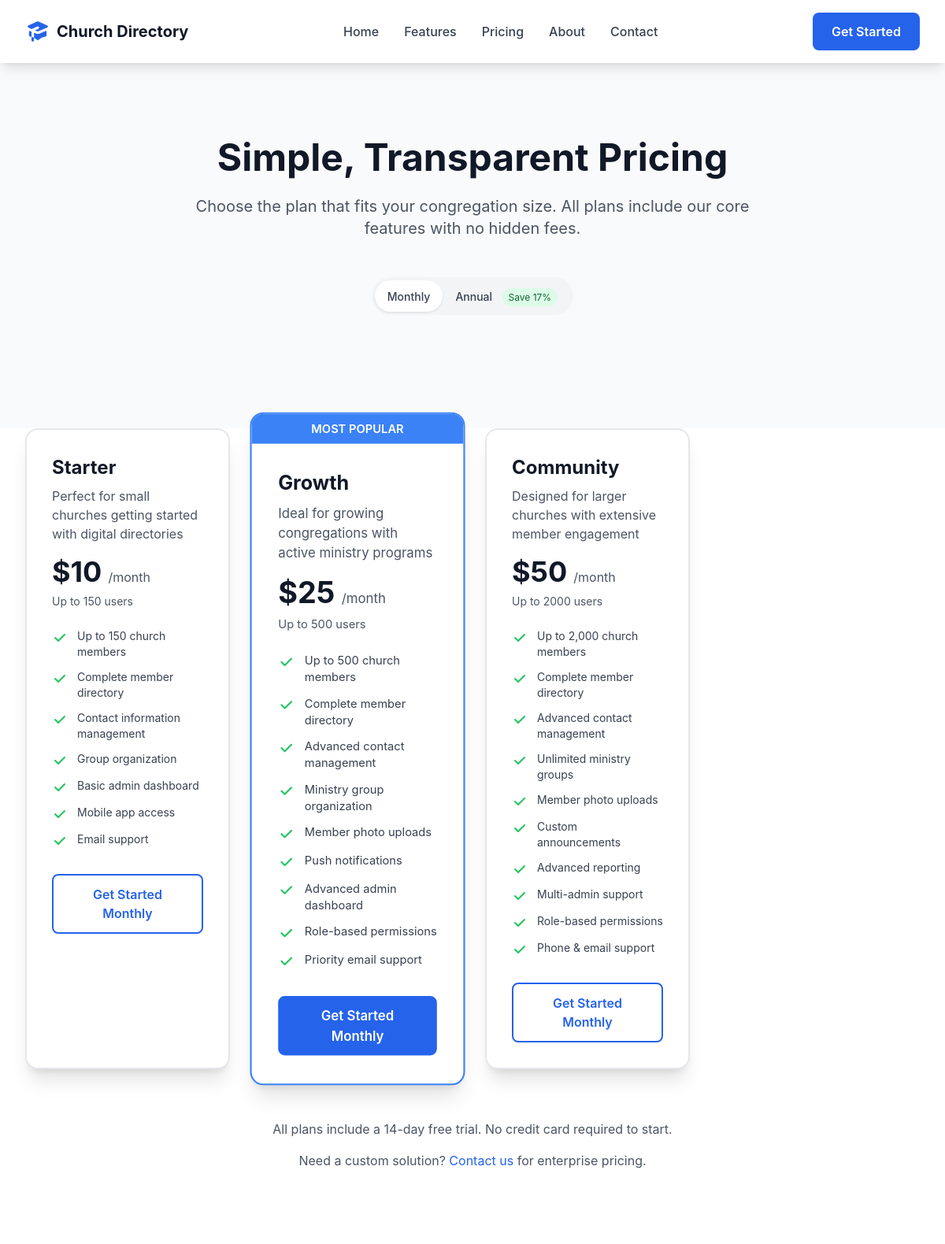
The page /directory/pricing/ (upper part) on the database as committed earlier.
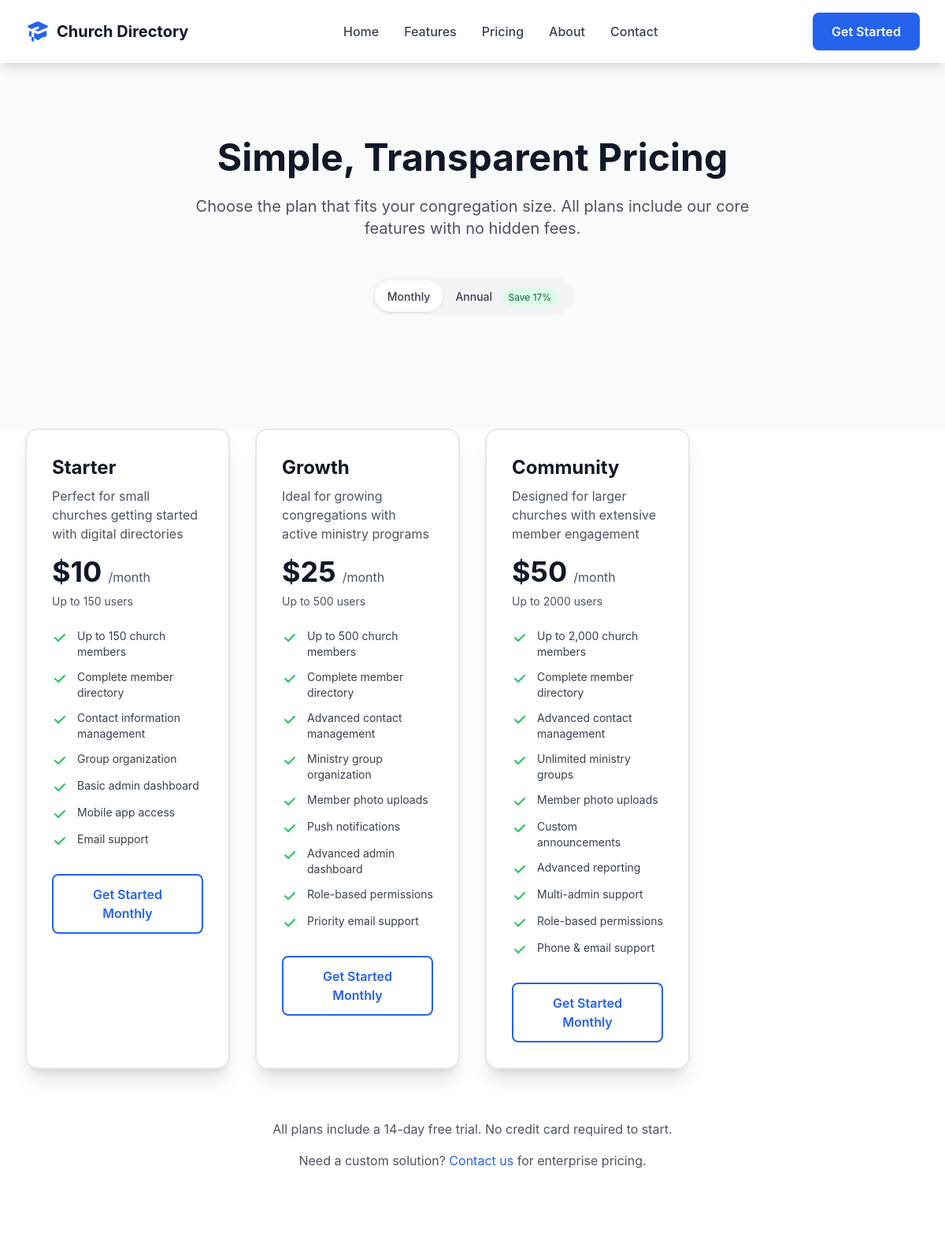
The same page on the database as committed later.
### church_directory/models.py (models this page shows, shortened)
class PricingTier(models.Model):
    name = models.CharField(max_length=100, help_text="e.g., 'Starter', 'Growth', 'Premium'")
    description = models.TextField(help_text="Brief description of the tier")
    max_users = models.PositiveIntegerField(
        help_text="Maximum number of users allowed (0 for unlimited)"
    )
    monthly_price = models.DecimalField(
        max_digits=10,
        decimal_places=2,
        help_text="Monthly subscription price in USD"
    )
    annual_price = models.DecimalField(
        max_digits=10,
        decimal_places=2,
        null=True,
        blank=True,
        help_text="Annual subscription price in USD (optional)"
    )
    features = models.JSONField(
        default=list,
        help_text="List of features included in this tier"
    )
    is_popular = models.BooleanField(
        default=False,
        help_text="Mark as popular choice (for highlighting in pricing table)"
    )
    is_active = models.BooleanField(default=True)
    sort_order = models.PositiveIntegerField(default=0)
    created_at = models.DateTimeField(auto_now_add=True)
    updated_at = models.DateTimeField(auto_now=True)
    class Meta:
        ordering = ['sort_order', 'monthly_price']
        verbose_name = "Pricing Tier"
        verbose_name_plural = "Pricing Tiers"
    @property
    def users_display(self):
        return f"Up to {self.max_users}" if self.max_users > 0 else "Unlimited"
    @property
    def annual_discount_percent(self):
        if self.annual_price and self.monthly_price:
            monthly_yearly = self.monthly_price * 12
            discount = ((monthly_yearly - self.annual_price) / monthly_yearly) * 100
            return round(discount)
        return 0

### church_directory/views.py (the view)
# urls.py: path('pricing/', views.pricing, name='pricing'),
def pricing(request):
    tiers = PricingTier.objects.filter(is_active=True)
    try:
        config = WebsiteConfig.objects.first()
    except WebsiteConfig.DoesNotExist:
        config = None
    context = {
        'tiers': tiers,
        'config': config,
        'page_title': 'Pricing - Church Directory',
    }
    return render(request, 'church_directory/pricing.html', context)

### website/context_processors.py (called while the page is built)
def site_config(request):
    try:
        config = SiteConfig.objects.first()
    except SiteConfig.DoesNotExist:
        config = None
    try:
        development_banner = DevelopmentBanner.objects.first()
    except DevelopmentBanner.DoesNotExist:
        development_banner = None
    navigation_items = NavigationItem.objects.filter(is_active=True).order_by('order')
    return {
        'site_config': config,
        'navigation_items': navigation_items,
        'development_banner': development_banner,
    }

### templates/church_directory/pricing.html (shortened to what the changed rows need)
{% extends 'church_directory/base.html' %}
{% load static %}
{% block content %}
<section class="bg-gray-50 section-padding">
    <div class="container-width text-center">
        <h1 class="text-4xl lg:text-5xl font-bold text-gray-900 mb-6">
            {{ church_config.pricing_headline }}
        </h1>
    </div>
</section>
<section class="pb-24">
    <div class="container-width">
        <div class="grid grid-cols-1 md:grid-cols-2 lg:grid-cols-4 gap-8">
            {% if church_featured_tiers %}
                {% for tier in church_featured_tiers %}
                    <div class="bg-white rounded-2xl shadow-xl border-2 {% if tier.is_popular %}border-blue-500 transform scale-105{% else %}border-gray-200{% endif %} relative overflow-hidden">
                        {% if tier.is_popular %}
                        <div class="bg-blue-500 text-white text-center py-2 text-sm font-semibold">MOST POPULAR</div>
                        {% endif %}
                        <div class="p-8">
                            <h3 class="text-2xl font-bold text-gray-900 mb-2">{{ tier.name }}</h3>
                            <p class="text-gray-600 mb-6 h-16">{{ tier.description }}</p>
                            <div class="pricing-monthly">
                                <div class="flex items-baseline mb-2">
                                    <span class="text-4xl font-bold text-gray-900">${{ tier.monthly_price|floatformat:0 }}</span>
                                    <span class="text-gray-600 ml-2">/month</span>
                                </div>
                                <p class="text-sm text-gray-600 mb-6">{{ tier.users_display }} users</p>
                            </div>
                            <ul class="space-y-3 mb-8">
                                {% for feature in tier.features %}
                                <li class="flex items-start">
                                    <svg class="w-5 h-5 text-green-500 mr-3 mt-0.5 flex-shrink-0" fill="currentColor" viewBox="0 0 20 20"><path fill-rule="evenodd" d="M16.707 5.293a1 1 0 010 1.414l-8 8a1 1 0 01-1.414 0l-4-4a1 1 0 011.414-1.414L8 12.586l7.293-7.293a1 1 0 011.414 0z" clip-rule="evenodd"></path></svg>
                                    <span class="text-gray-700 text-sm">{{ feature }}</span>
                                </li>
                                {% endfor %}
                            </ul>
                            <div class="cta-monthly">
                                <a href="{% url 'church_directory:checkout' %}?tier={{ tier.id }}&billing=monthly" class="block w-full text-center {% if tier.is_popular %}btn-primary{% else %}btn-outline{% endif %}">Get Started Monthly</a>
                            </div>
                        </div>
                    </div>
                {% endfor %}
            {% else %}
                <p class="text-lg leading-relaxed mb-6 text-gray-400">No pricing tiers configured.</p>
            {% endif %}
        </div>
    </div>
</section>
{% endblock %}

Rows that differ between the two databases and show on the page:
changed PricingTier "Growth": no longer shows "MOST POPULAR"
